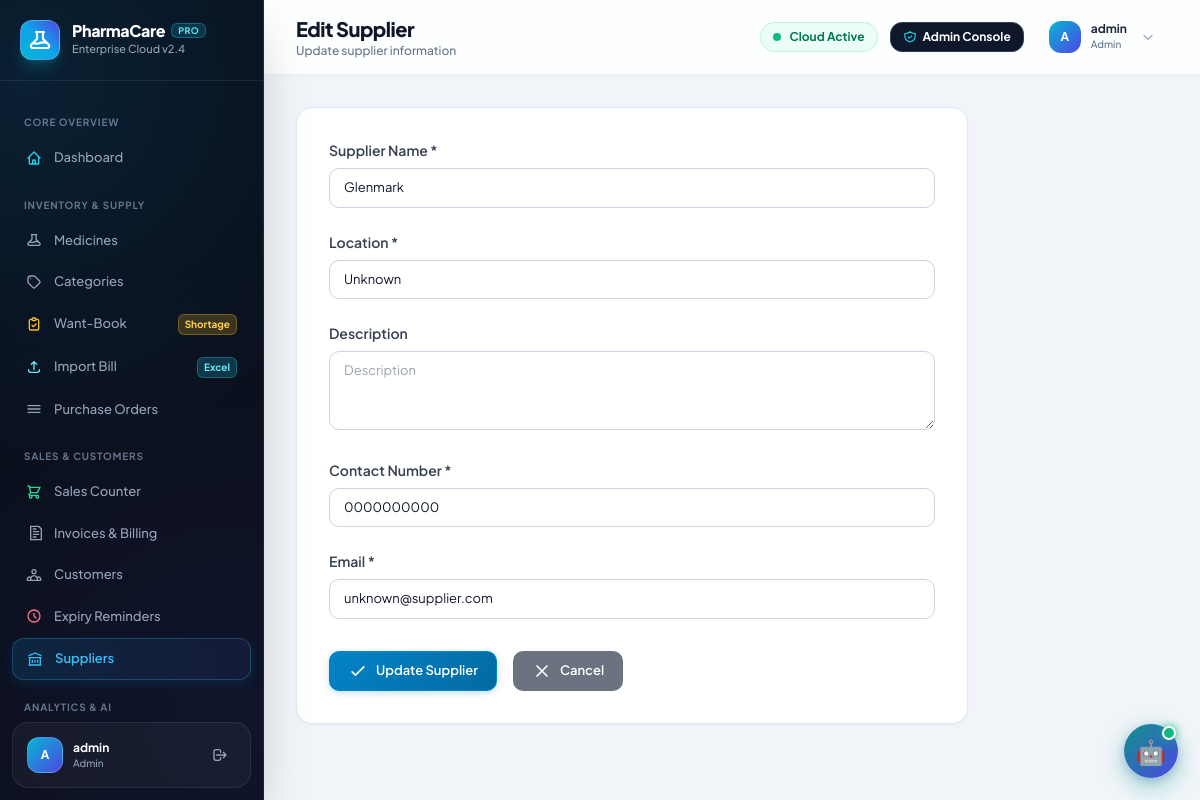
The page /supplier/13/edit/ (signed in) on the database as committed earlier.
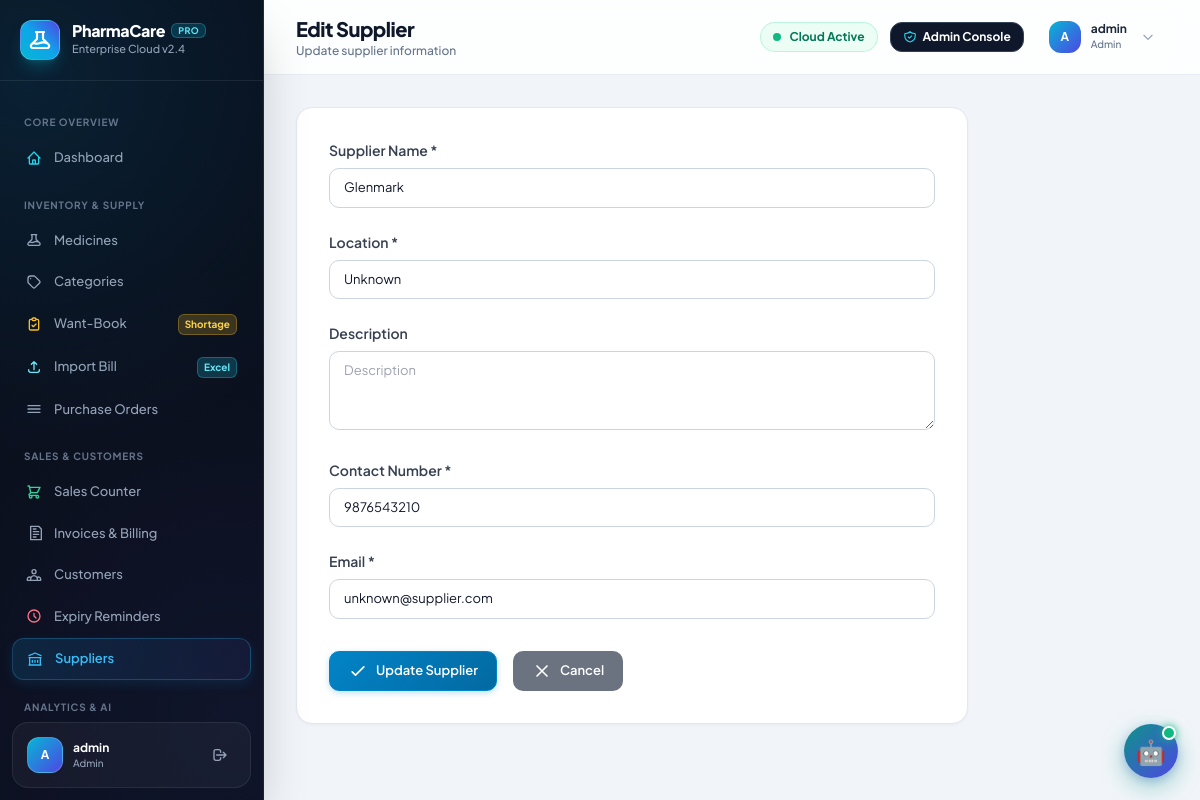
The same page on the database as committed later.
### MediApp/models.py (models this page shows, shortened)
class Supplier(models.Model):
    name = models.CharField(max_length=100)
    location = models.CharField(max_length=100)
    description = models.TextField(blank=True)
    contact_number = models.CharField(max_length=15)
    email = models.EmailField()
    created_by = models.ForeignKey(
        'User',
        on_delete=models.SET_NULL,
        null=True,
        blank=True,
        related_name='suppliers_created'
    )
    created_at = models.DateTimeField(default=timezone.now)
    updated_at = models.DateTimeField(auto_now=True)
    class Meta:
        ordering = ['-created_at']

### MediApp/views.py (the view)
# urls.py: path('supplier/<int:id>/edit/', views.edit_supplier, name='edit_supplier'),
@pharmacist_or_admin
def edit_supplier(request, id):
    supplier = get_object_or_404(owner_scope_queryset(request, Supplier.objects.all(), 'created_by'), id=id)
    if request.method == 'POST':
        form = SupplierForm(request.POST, instance=supplier)
        if form.is_valid():
            form.save()
            messages.success(request, f'Supplier "{supplier.name}" updated successfully!')
            return redirect('supplier_list')
    else:
        form = SupplierForm(instance=supplier)
    return render(request, 'supplier/edit_supplier.html', {
        'form': form,
        'supplier': supplier
    })

### MediApp/forms.py
class SupplierForm(forms.ModelForm):
    class Meta:
        model = Supplier
        fields = ['name', 'location', 'description', 'contact_number', 'email']
        widgets = {
            'name': forms.TextInput(attrs={
                'class': 'form-input',
                'placeholder': 'Supplier Name',
                'required': True
            }),
            'location': forms.TextInput(attrs={
                'class': 'form-input',
                'placeholder': 'Location',
                'required': True
            }),
            'description': forms.Textarea(attrs={
                'class': 'form-textarea',
                'placeholder': 'Description',
                'rows': 3
            }),
            'contact_number': forms.TextInput(attrs={
                'class': 'form-input',
                'placeholder': 'Contact Number',
                'required': True
            }),
            'email': forms.EmailInput(attrs={
                'class': 'form-input',
                'placeholder': 'supplier@email.com',
                'required': True
            }),
        }

### MediApp/templates/supplier/edit_supplier.html (shortened to what this page needs)
{% extends 'base.html' %}
{% block page_title %}Edit Supplier{% endblock %}
{% block page_subtitle %}Update supplier information{% endblock %}
{% block content %}
<div class="max-w-2xl">
    <div class="card p-8">
        <form method="post">
            <div class="space-y-6">
                <div>
                    <label class="block text-sm font-semibold text-gray-700 mb-2">
                        Supplier Name *
                    </label>
                    {{ form.name }}
                </div>
                <div>
                    <label class="block text-sm font-semibold text-gray-700 mb-2">
                        Location *
                    </label>
                    {{ form.location }}
                </div>
                <div>
                    <label class="block text-sm font-semibold text-gray-700 mb-2">
                        Description
                    </label>
                    {{ form.description }}
                </div>
                <div>
                    <label class="block text-sm font-semibold text-gray-700 mb-2">
                        Contact Number *
                    </label>
                    {{ form.contact_number }}
                </div>
                <div>
                    <label class="block text-sm font-semibold text-gray-700 mb-2">
                        Email *
                    </label>
                    {{ form.email }}
                </div>
            </div>
            <div class="flex gap-4 mt-8">
                <button type="submit" class="btn btn-primary">
                    <svg class="w-5 h-5" fill="none" stroke="currentColor" viewBox="0 0 24 24">
                        <path stroke-linecap="round" stroke-linejoin="round" stroke-width="2" d="M5 13l4 4L19 7"/>
                    </svg>
                    Update Supplier
                </button>
                <a href="{% url 'supplier_list' %}" class="btn bg-gray-500 text-white hover:bg-gray-600">
                    <svg class="w-5 h-5" fill="none" stroke="currentColor" viewBox="0 0 24 24">
                        <path stroke-linecap="round" stroke-linejoin="round" stroke-width="2" d="M6 18L18 6M6 6l12 12"/>
                    </svg>
                    Cancel
                </a>
            </div>
        </form>
    </div>
</div>
{% endblock %}

Rows that differ between the two databases and show on the page:
changed Supplier "Glenmark": contact_number "0000000000" → "9876543210"
